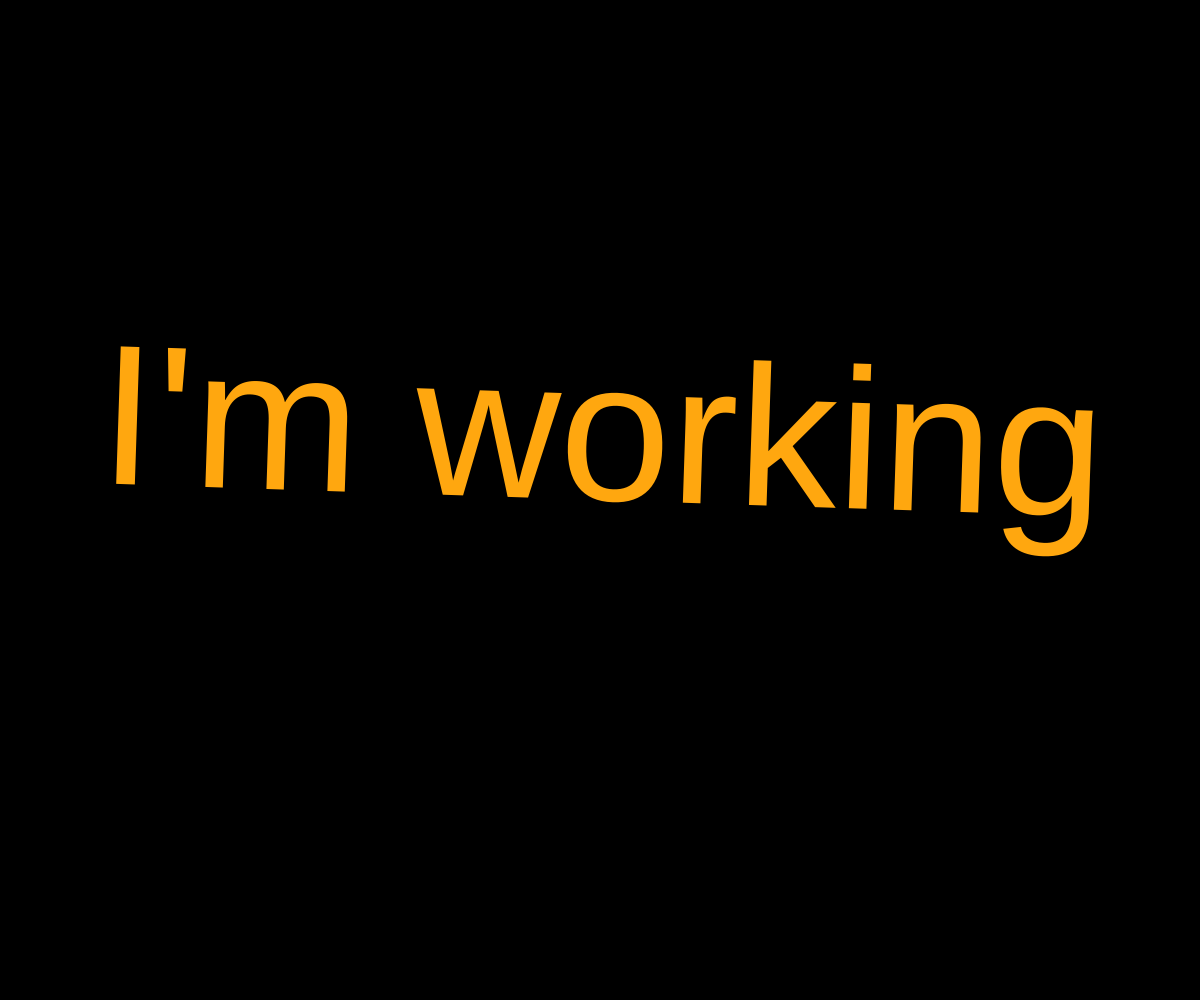
Frame 1 (no input)
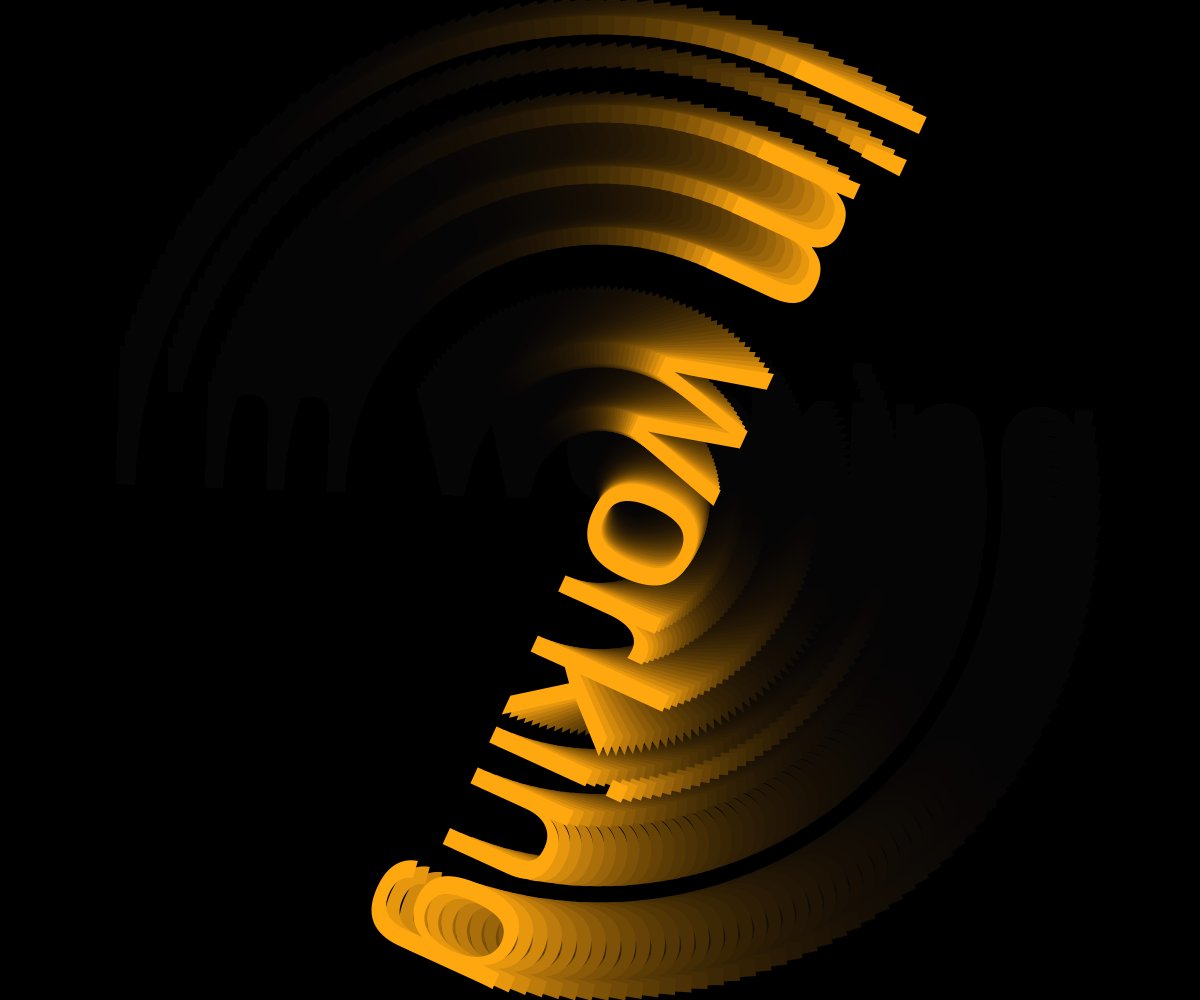
Frame 60 (no input)
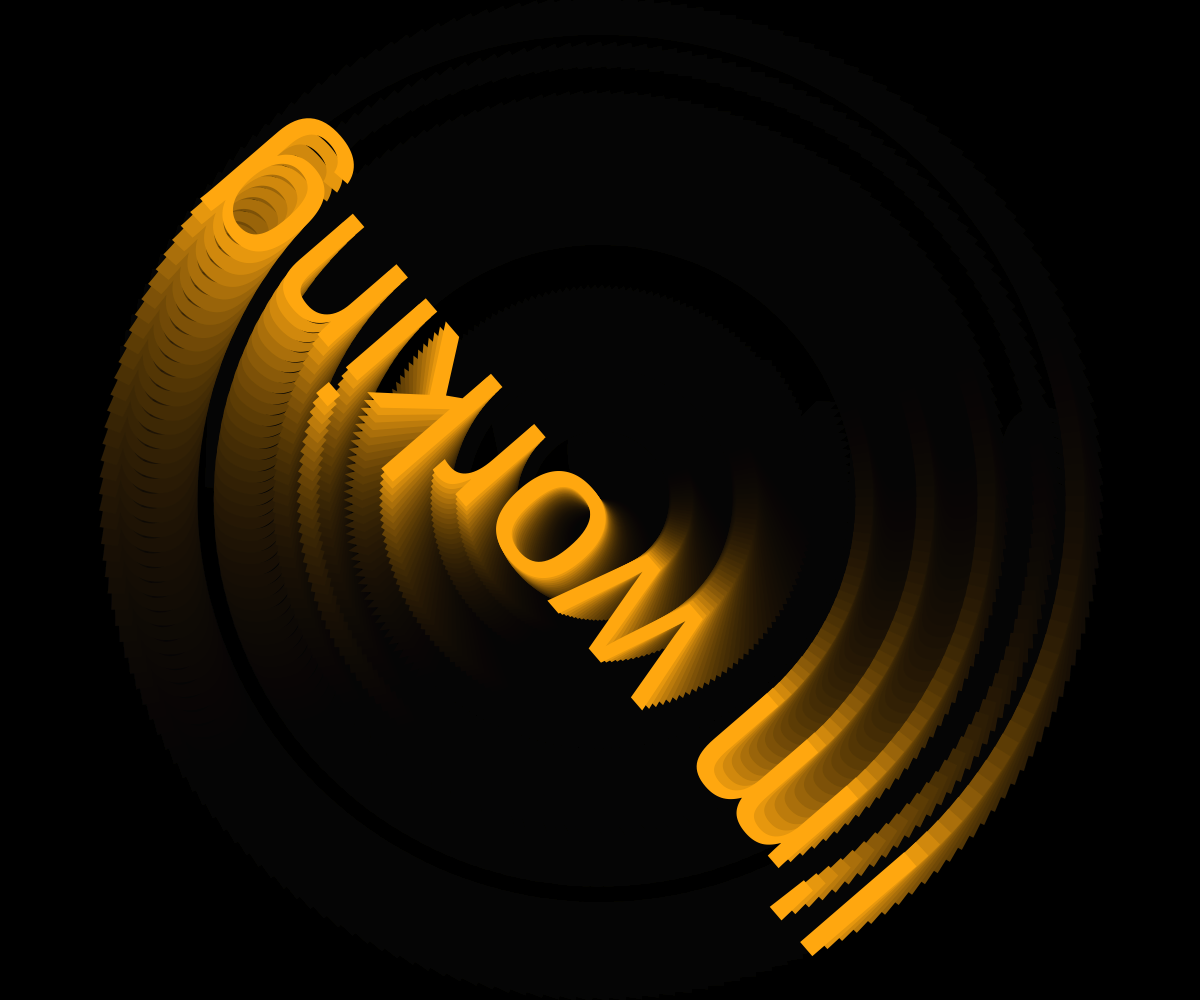
Frame 120 (the mouse pressed at the canvas centre since frame 60)

The p5.js sketch that drew these frames (run headless with seeded random() and noise() and a simulated clock; from frame 60 on, the mouse is pressed at the canvas centre):

// p5.js sketch
// ── sketch.js
/*
	Server test!
*/

// Any code that you put inside of setup runs ONCE at the start of the sketch
function setup() {
	createCanvas(windowWidth, windowHeight);

	background(0);
	textAlign(CENTER);
	textSize(200);
	fill(255, 167, 15);
	noStroke();
}

// After setup is run, any code that you put inside of draw runs REPEATEDLY at
// 60 frames per second
function draw() {
	var x = width / 2;
	var y = height / 2;
	if (mouseX !== 0 && mouseY !== 0) {
		x = mouseX;
		y = mouseY;
	}

	background(0, 25);
	push();
		translate(x, y);
		rotate(frameCount / 30)
		text("I'm working", 0, 0);
	pop();
}
